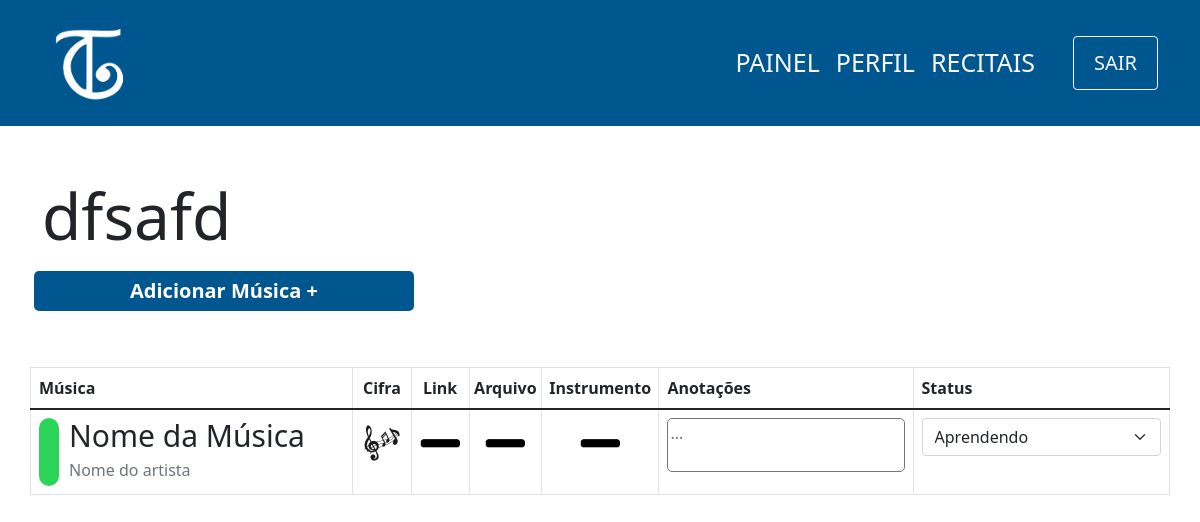
Page /view/aluno/musicas.php (signed in) on the earlier database version.
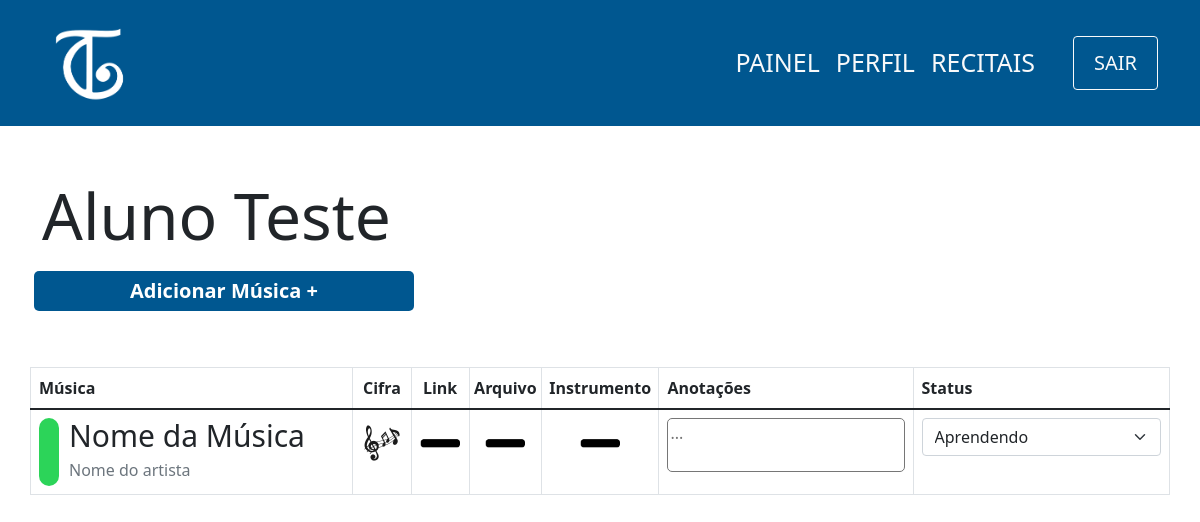
Same page on the later database version.
### tables this page shows
CREATE TABLE aluno(
                id INTEGER PRIMARY KEY,
                cpf varchar(11) not null,
                nome varchar(100) not null,
                username varchar(100) not null,
                responsavel varchar(100),
                data_nasc date not null,
                senha varchar(100) not null,
                email varchar(100) not null                    
            );

### controller/aluno/musicas.php (called while the page is built)
<?php
    $id=$_SESSION["id"];
    $sql = $db->prepare('SELECT * FROM aluno WHERE id = :id');
    $sql->bindParam(':id',$id);
    $sql->execute();
    $aluno=$sql->fetch();
?>

### view/aluno/musicas.php (the view, shortened to what this page needs)
<?php
    include '../../layouts/navbar.php';
    include '../../controller/aluno/musicas.php';
?>
<div class="container">
    <div class="row mt-5">
        <h1 class="mt-1 mb-3 display-3">
            <?php echo ($aluno['nome']) ?>
        </h1>
        <span class="btn-principal col-md-4 col-sm-12 mx-1 text-center mb-5">
            <a>Adicionar Música +</a>
        </span>
        <div class="table-responsive px-0">
            <table class="table table-hover table-bordered mt-2 p-0">
                <thead>
                    <tr style="">
                        <th scope="col" colspan="3" >Música</th>
                        <th scope="col" colspan="1" class="text-center px-0">Cifra</th>
                        <th scope="col" colspan="1" class="text-center px-0">Link</th>
                        <th scope="col" colspan="1" class="text-center px-0">Arquivo</th>
                        <th scope="col" colspan="1" class="text-center px-0">Instrumento</th>
                        <th scope="col" colspan="2">Anotações</th>
                        <th scope="col" colspan="2">Status</th>
                    </tr>
                </thead>
                <tbody>
                    <tr>
                        <td colspan="3">
                            <div style="position:relative">
                                <div class="status-badge verde" id="status-1">&nbsp</div>
                                <div class="d-flex flex-column" style="margin-left:30px">
                                    <p class="mb-1 font-weight-bold display-3" style="font-size:30px">Nome da Música</p>
                                    <p class="mb-1 font-weight-light text-muted">Nome do artista</p>
                                </div>
                            </div>
                        </td>
                        <td colspan="1" class="text-center px-0">
                            <img src="../../images/cifra-icon.png" width="50px">
                        </td>
                        <td colspan="1" class="text-center px-0">
                            <img src="../../images/none-icon.png" width="50px">
                        </td>
                        <td colspan="1" class="text-center px-0">
                            <img src="../../images/none-icon.png" width="50px">
                        </td>
                        <td colspan="1" class="text-center px-0">
                            <img src="../../images/none-icon.png" width="50px">
                        </td>
                        <td colspan="2">
                            <textarea class="anotacoes" id="note-1" placeholder="..." onblur="quickNoteUpdate(1)"></textarea>
                        </td>
                        <td colspan="2">
                            <select class="form-select" id="select-1" onchange="changeColor(1)">
                                <option value="1">Aprendendo</option>
                        </td>
               </tbody>
            </table>
        </div>
    </div>
</div>

Differences in the rows shown:
changed aluno: nome "dfsafd" → "Aluno Teste"
